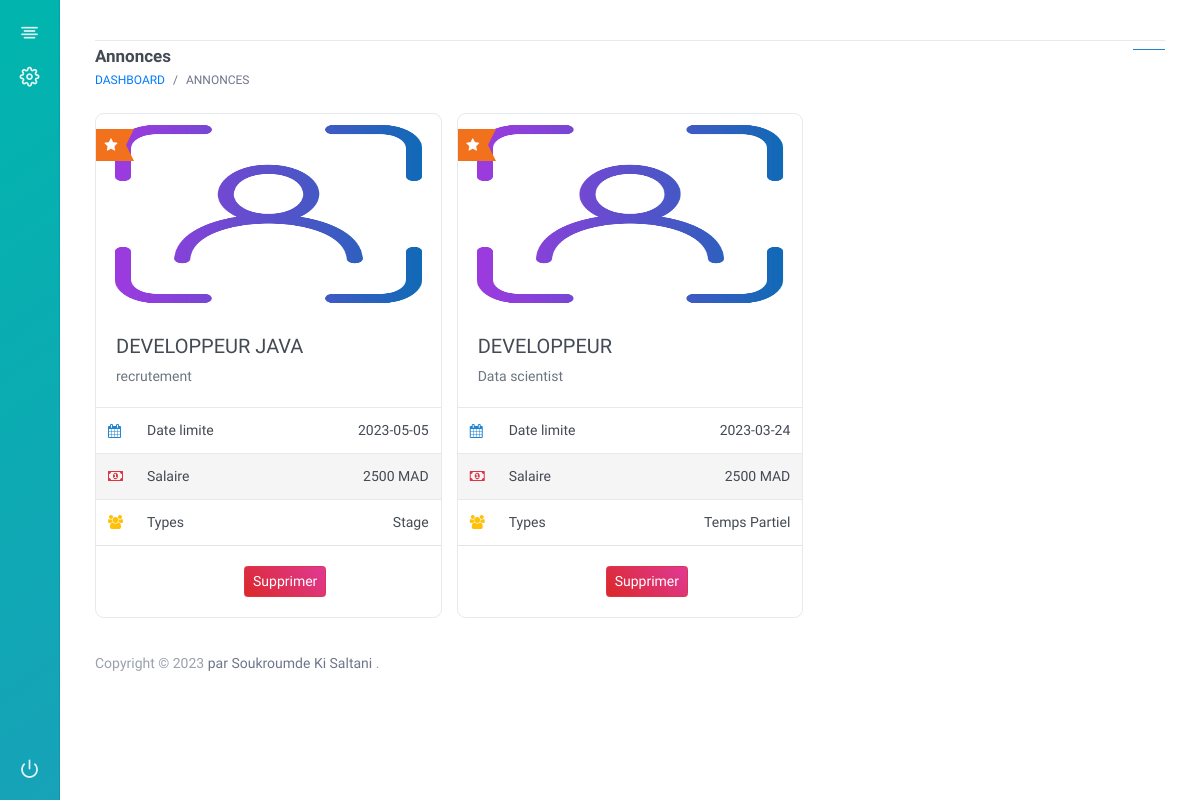
/Admin/annonces.php?id=5, run on the app's committed database.
### tables this page shows
CREATE TABLE `annonces` (
  `id_annonce` int(11) NOT NULL,
  `description` text NOT NULL,
  `salaire` float NOT NULL,
  `type` varchar(255) NOT NULL,
  `date_annonce` date NOT NULL DEFAULT current_timestamp(),
  `date_fin` date NOT NULL,
  `id_categorie` int(11) NOT NULL,
  `id_entreprise` int(11) NOT NULL,
  `id_localisation` int(11) NOT NULL,
  `titre` varchar(255) NOT NULL
);

CREATE TABLE `entreprises` (
  `id_entreprise` int(11) NOT NULL,
  `pseudo` varchar(255) NOT NULL,
  `mot_de_passe` varchar(255) NOT NULL,
  `status` varchar(255) NOT NULL DEFAULT 'DECONNECTE',
  `derniere_connexion` datetime NOT NULL DEFAULT current_timestamp(),
  `face_id` text NOT NULL DEFAULT 'NON',
  `date_inscription` datetime NOT NULL DEFAULT current_timestamp(),
  `nom_e` varchar(255) NOT NULL,
  `sigle_e` varchar(255) NOT NULL,
  `date_de_creation` date NOT NULL,
  `nombre_employe` int(11) NOT NULL,
  `description_e` text NOT NULL,
  `email_e` varchar(255) NOT NULL,
  `pays_e` varchar(255) NOT NULL,
  `photo_e` text NOT NULL,
  `telephone_e` varchar(100) NOT NULL,
  `latitude` text NOT NULL,
  `longitude` text NOT NULL,
  `connectionID` text NOT NULL,
  `sessionID` text NOT NULL
);

### functions.php (called while the page is built, shortened)
<?php
require("BaseDeDonnees.php");
function getAnnonce($id){
    global $bd;
    $query=$bd->prepare("SELECT*FROM annonces,entreprises WHERE annonces.id_entreprise=entreprises.id_entreprise and entreprises.id_entreprise=? ");
    $query->execute(array($id));
    return $query->fetchAll(PDO::FETCH_OBJ);
}
?>

### Admin/annonces.php (the view, shortened to what this page needs)
<?php
require('../BaseDeDonnees.php');
require('../functions.php');
if(isset($_GET)&&!empty($_GET['id'])){
     $id=$_GET['id'];
    $annonces=getAnnonce($id);
}
include('header.php');
?>
        <div class="section-body">
            <div class="container-fluid">
                <div class="d-flex justify-content-between align-items-center ">
                    <div class="header-action">
                        <h1 class="page-title">Annonces</h1>
                        <ol class="breadcrumb page-breadcrumb">
                            <li class="breadcrumb-item"><a href="#">Dashboard</a></li>
                            <li class="breadcrumb-item active" aria-current="page">Annonces</li>
                        </ol>
                    </div>
                    <ul class="nav nav-tabs page-header-tab">
                        <li class="nav-item"><a class="nav-link active" data-toggle="tab" href="#Courses-all"></a></li>
                    </ul>
                </div>
            </div>
        </div>
        <div class="section-body mt-4">
            <div class="container-fluid">
                <div class="tab-content">
                    <div class="tab-pane active" id="Courses-all">
                        <div class="row row-deck">
                        <?php if(isset($annonces) && !empty($annonces)){foreach($annonces as $annonce){?>
                            <div class="col-xl-4 col-lg-4 col-md-6">
                                <div class="card ribbon">
                                    <div class="ribbon-box orange"><i class="fa fa-star"></i></div>
                                    <a href="#"><img class="card-img-top" src="../<?=$annonce->photo_e?>" alt="" height=200px;></a>
                                    <div class="card-body d-flex flex-column">
                                        <h5><a href="#"><?=$annonce->titre?></a></h5>
                                        <div class="text-muted"><?=$annonce->description?></div>
                                    </div>
                                    <div class="table-responsive">
                                        <table class="table table-striped table-vcenter mb-0">
                                            <tbody>
                                                <tr>
                                                    <td class="w20"><i class="fa fa-calendar text-blue"></i></td>
                                                    <td class="tx-medium">Date limite</td>
                                                    <td class="text-right"><?=$annonce->date_fin?></td>
                                                </tr>
                                                <tr>
                                                    <td><i class="fa fa-money text-danger"></i></td>
                                                    <td class="tx-medium">Salaire</td>
                                                    <td class="text-right"><?=$annonce->salaire?> MAD</td>
                                                </tr>
                                                <tr>
                                                    <td><i class="fa fa-users text-warning"></i></td>
                                                    <td class="tx-medium">Types </td>
                                                    <td class="text-right"><?=$annonce->type?></td>
                                                </tr>
                                            </tbody>
                                        </table>
                                    </div>
                                    <div class="card-footer">
                                        <div class="d-flex align-items-center mt-auto" style="margin-left:128px;">
                                        <a href="../actions.php?deleteAnnonce=<?=$annonce->id_annonce?>"><button class="btn btn-danger btn-sm">Supprimer</button></a>
                                        </div>
                                    </div>
                                </div>
                            </div>
                            <?php }}?>
                        </div>
                    </div>
                </div>
            </div>
        </div>
        <div class="section-body">
            <footer class="footer">
                <div class="container-fluid">
                    <div class="row">
                        <div class="col-md-6 col-sm-12">
                            Copyright © 2023 <a href="https://themeforest.net/user/puffintheme/portfolio"> par Soukroumde Ki Saltani  </a>.
                        </div>
                    </div>
                </div>
            </footer>
        </div>
    </div>
</div>
</body>
</html>

### data on the page
annonces: id_entreprise.photo_e (picture), titre "DEVELOPPEUR JAVA", description "recrutement", date_fin "2023-05-05", salaire "2500", type "Stage"
annonces: id_entreprise.photo_e (picture), titre "DEVELOPPEUR", description "Data scientist", date_fin "2023-03-24", salaire "2500", type "Temps Partiel"
